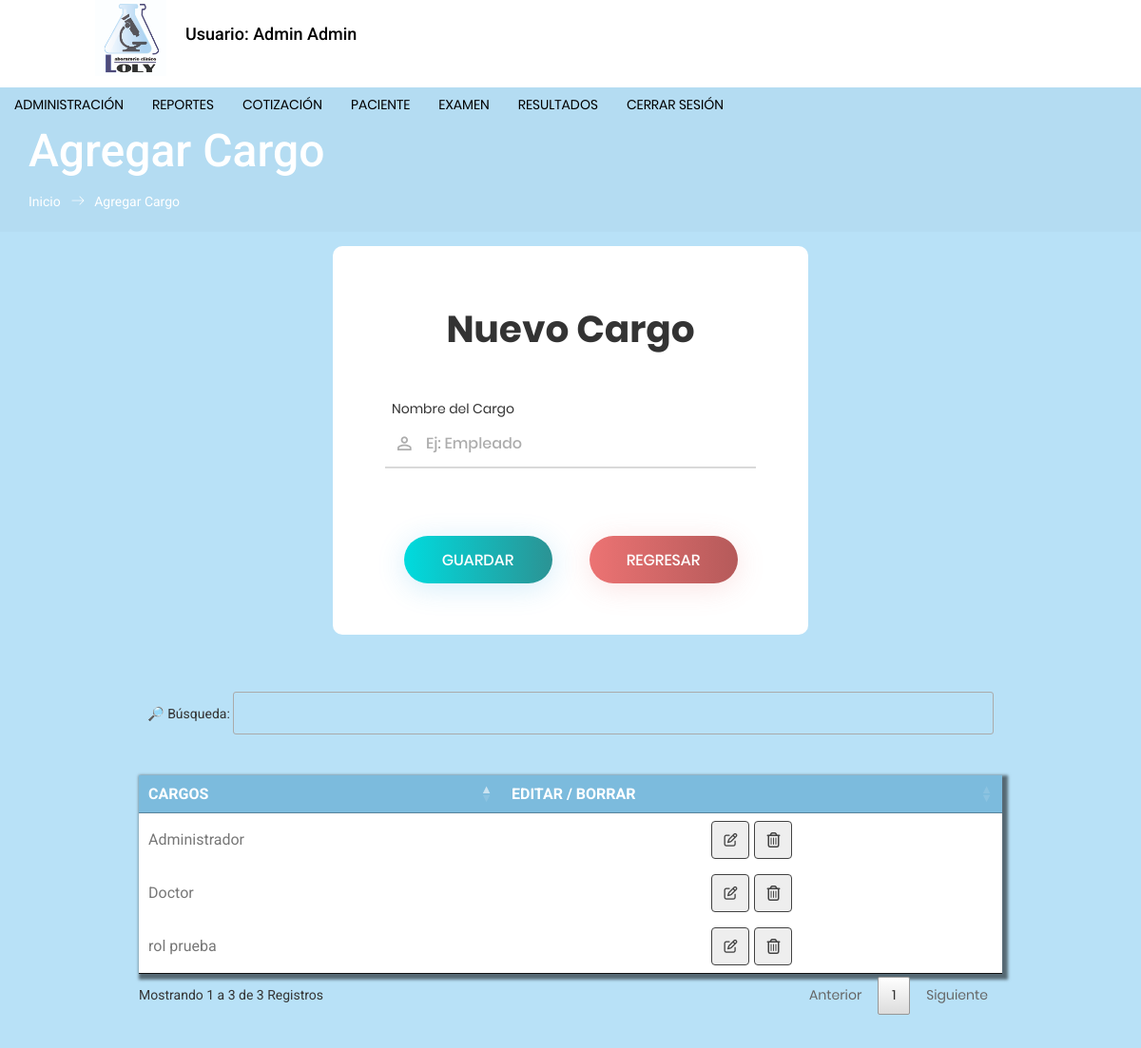
Before: /forms/ingresar_cargo.php (signed in) with the older database file.
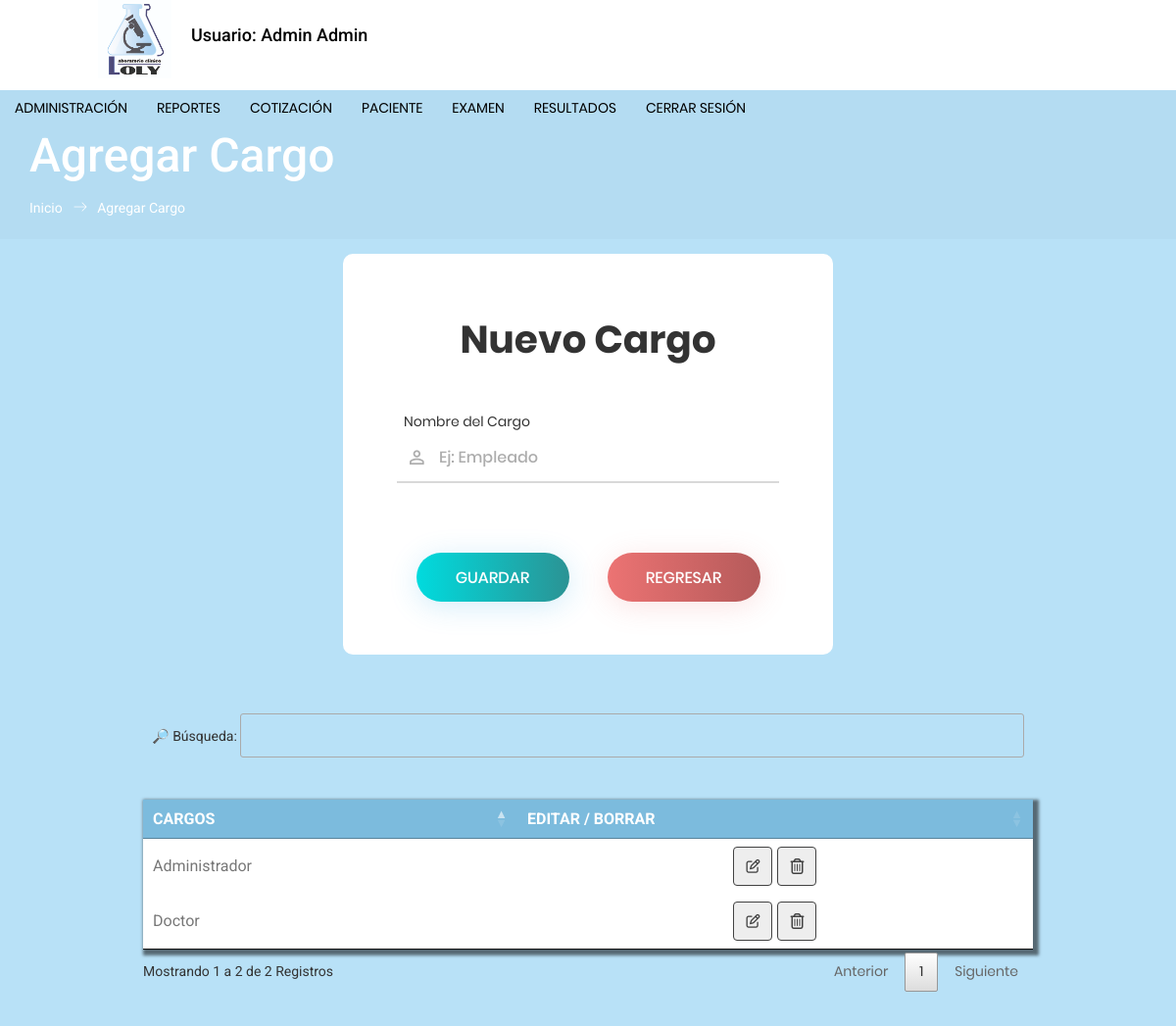
After: the same page with the newer database file.
### tables this page shows
CREATE TABLE `rol` (
  `id_rol` int(11) NOT NULL AUTO_INCREMENT,
  `nombre_rol` varchar(250) NOT NULL,
  PRIMARY KEY (`id_rol`)
);

### forms/ingresar_cargo.php (the view, shortened to what this page needs)
<?php include("cabecera.php"); ?>
<?php include("menu2.php"); ?>
<?php  if ($perfil == 1){ ?>
  <section class="banner_area">
    <div class="banner_inner d-flex align-items-center">
      <div class="container">
        <div class="banner_content text-left">
          <h2>Agregar Cargo</h2>
          <div class="page_link">
            <a href="inicio.php">Inicio</a>
            <a href="ingresar_cargo.php">Agregar Cargo</a>
          </div>
        </div>
      </div>
    </div>
  </section>
  <div class="container-login100" style="background: #B8E1F7;">
      <div class="wrap-login100 p-l-55 p-r-55 p-t-65 p-b-54 m-b-50">
        <form class="login100-form validate-form" method="post" action="app/guardarRol.php" name="formix" id="formix"onsubmit=" return fun_insertar()">
          <span class="login100-form-title p-b-49">
            Nuevo Cargo
          </span>
          <div class="wrap-input100 validate-input m-b-23" data-validate = "Nombre es requerido">
            <span class="label-input100">Nombre del Cargo</span>
            <input class="input100" type="text" name="rol" id="rol" required  onkeypress="return soloLetras(event)" placeholder="Ej: Empleado">
            <span class="focus-input100" data-symbol="&#xf206;"></span>
          </div>
          <br><br>
          <div class="container-login100-form-btn">
            <div class="wrap-login40-form-btn-aceptar">
              <div class="login100-form-bgbtn-aceptar"></div>
              <input class="login100-form-btn-aceptar" type="button" value="Guardar" onclick="pregunta()">
            </div>
            <div class="wrap-login40-form-btn-cancelar">
              <div class="login100-form-bgbtn-cancelar"></div>
              <a href="inicio.php" class="txt2">
              <button type="button" name="botones" id="botones" class="login100-form-btn-cancelar">
                Regresar
              </button>
              </a>
            </div>
          </div>
        </form>
      </div>
      <div class="table-responsive">
        <center>
          <div class="cont_tabla">
            <table class="tabla" >
              <thead>
                <tr>
                  <th>CARGOS</th>
                  <th>EDITAR / BORRAR</th>
                </tr>
              </thead>
              <tr>
                <?php
                  $consulta=mysqli_query($con,"SELECT * from rol");
                  while($row=mysqli_fetch_array($consulta)){
                ?>
                <td><?php echo $row['nombre_rol'] ?> </td>
                <td>
                  <div class="cont_tbn_tb">
                    <a href="editar_cargo.php?idr=<?php echo $row['id_rol']; ?>">
                    <button type="button" title="Modificar" class="modificar" name="button"><i class="far fa-edit"> </i></button>
                    </a>
                    <button type="button" class="eliminar m-l-5" title="Eliminar" id="<?php echo $row['id_rol'] ?>" name="button"><i class="far fa-trash-alt" id="<?php echo $row['id_rol'] ?>"> </i></button>
                  </div>
                </td>
              </tr>
              <?php } ?>
            </table>
          </div>
        </center>
      </div>
    </div>
</body>
</html>
<?php  } else {
  header("Location:inicio.php");
} ?>

Changed rows visible on the page:
removed rol: nombre_rol "rol prueba"
Other visible differences:
text written by a page script: "🔎 Búsqueda: Mostrando 1 a 3 de 3 Registros Anterior 1 Siguiente" → "🔎 Búsqueda: Mostrando 1 a 2 de 2 Registros Anterior 1 Siguiente"
